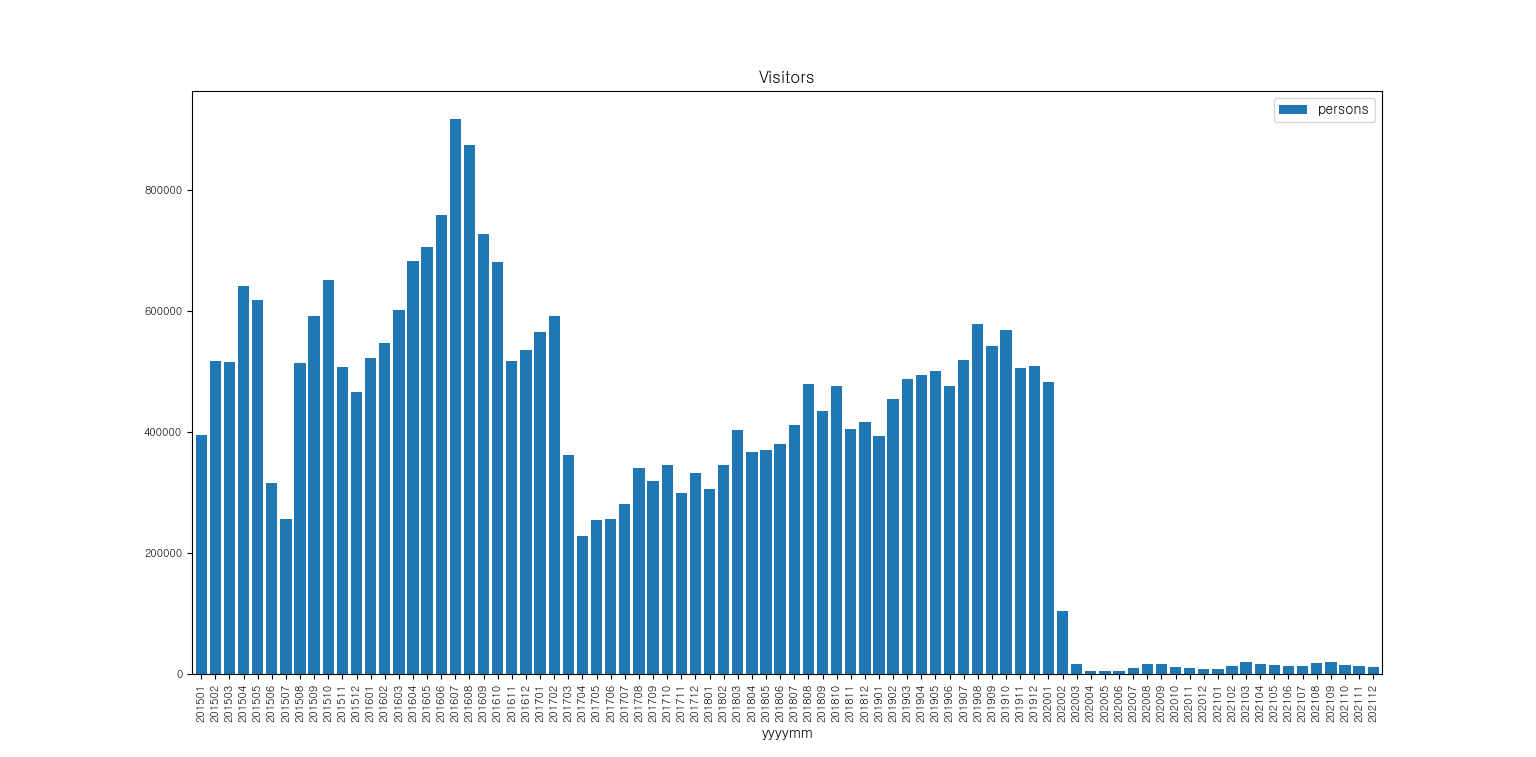

This chart was generated by the following Python code:
import os
import sys
import urllib.request
import datetime
import time
import json
import pandas as pd
from matplotlib import font_manager, rc
font_path = "C:/Windows/Fonts/NGULIM.TTF"
font = font_manager.FontProperties(fname=font_path).get_name()
rc('font', family=font)

ServiceKey="n3Qq%2Bmdgu%2FRyn%2F1gJvq9ZRj%2F0NDA0f7oXLyBHE9VHRGNmJ%2B9e8a6foXaH1oIsFLWXdV4EjaBFpAGgpZhwBkG7Q%3D%3D"

#[CODE 1]
def getRequestUrl(url):    
    req = urllib.request.Request(url)    
    try: 
        response = urllib.request.urlopen(req)
        if response.getcode() == 200:
            print ("[%s] Url Request Success" % datetime.datetime.now())
            return response.read().decode('utf-8')
    except Exception as e:
        print(e)
        print("[%s] Error for URL : %s" % (datetime.datetime.now(), url))
        return None


#[CODE 2]
def getTourismStatsItem(yyyymm, national_code, ed_cd):    
    service_url = "http://openapi.tour.go.kr/openapi/service/EdrcntTourismStatsService/getEdrcntTourismStatsList"
    
    parameters = "?_type=json&serviceKey=" + ServiceKey   #인증키
    parameters += "&YM=" + yyyymm
    parameters += "&NAT_CD=" + national_code
    parameters += "&ED_CD=" + ed_cd

    url = service_url + parameters
    
    retData = getRequestUrl(url)   #[CODE 1]
    
    if (retData == None):
        return None
    else:
         return json.loads(retData)

#[CODE 3]
def getTourismStatsService(nat_cd, ed_cd, nStartYear, nEndYear):
    jsonResult = []
    result = []
    dataEND = "{0}{1:0>2}".format(str(nEndYear+1), str(12)) #데이터 끝 초기화
    isDataEnd = 0 #데이터 끝 확인용 flag 초기화
    name = []
    edL = []
    
    for year in range(nStartYear, nEndYear+1):        
        for month in range(1, 13):
            if(isDataEnd == 1): break #데이터 끝 flag 설정되어있으면 작업 중지.
            yyyymm = "{0}{1:0>2}".format(str(year), str(month))            
            jsonData = getTourismStatsItem(yyyymm, nat_cd, ed_cd) #[CODE 2]        
            if (jsonData['response']['header']['resultMsg'] == 'OK'):               
                # 입력된 범위까지 수집하지 않았지만, 더이상 제공되는 데이터가 없는 마지막 항목인 경우 -------------------
                if jsonData['response']['body']['items'] == '': 
                    isDataEnd = 1 #데이터 끝 flag 설정
                    dataEND = "{0}{1:0>2}".format(str(year), str(month-1))
                    print("데이터 없음.... \n 제공되는 통계 데이터는 %s년 %s월까지입니다."                          
                          %(str(year), str(month-1)))                    
                    break                
                #jsonData를 출력하여 확인......................................................
                print (json.dumps(jsonData, indent=4, 
                         sort_keys=True, ensure_ascii=False))          
                natName = jsonData['response']['body']['items']['item']['natKorNm']
                natName = natName.replace(' ', '')
                num = jsonData['response']['body']['items']['item']['num']
                ed = jsonData['response']['body']['items']['item']['ed']
                print('[ %s_%s : %s ]' %(natName, yyyymm, num))
                print('----------------------------------------------------------------------')                
                jsonResult.append({'nat_name': natName, 'nat_cd': nat_cd,
                                 'yyyymm': yyyymm, 'visit_cnt': num})
                name.append(natName)
                edL.append(ed)
                result.append([natName, nat_cd, yyyymm, num])
        
            
    return (jsonResult, result, name, edL, dataEND)

#[CODE 0]
def main():
    jsonResult = []
    result = []

    print("<< 국내 입국한 외국인의 통계 데이터를 수집합니다. >>")
    nat_cd = input('국가 코드를 입력하세요(중국: 112 / 일본: 130 / 미국: 275) : ')
    nStartYear =int(input('데이터를 몇 년부터 수집할까요? : '))
    nEndYear = int(input('데이터를 몇 년까지 수집할까요? : '))
    ed_cd = "E"     #E : 방한외래관광객, D : 해외 출국
    
    jsonResult, result, natName, ed, dataEND =getTourismStatsService(nat_cd,
                                            ed_cd, nStartYear, nEndYear) #[CODE 3]
 
    #입국자 수 그래프
    columns = ["입국자국가", "국가코드", "입국연월", "입국자 수"]
    result_df = pd.DataFrame(result, columns = columns)
    bardf = result_df[['입국연월', '입국자 수']]
    bardf.columns = ['yyyymm', 'persons']
    bardf = bardf.astype(int)
    bardf
    bardf.plot.bar(x='yyyymm', y='persons',rot=90, title='Visitors', figsize=(16, 9), width=0.8, fontsize=8)
    
if __name__ == '__main__':
    main()
